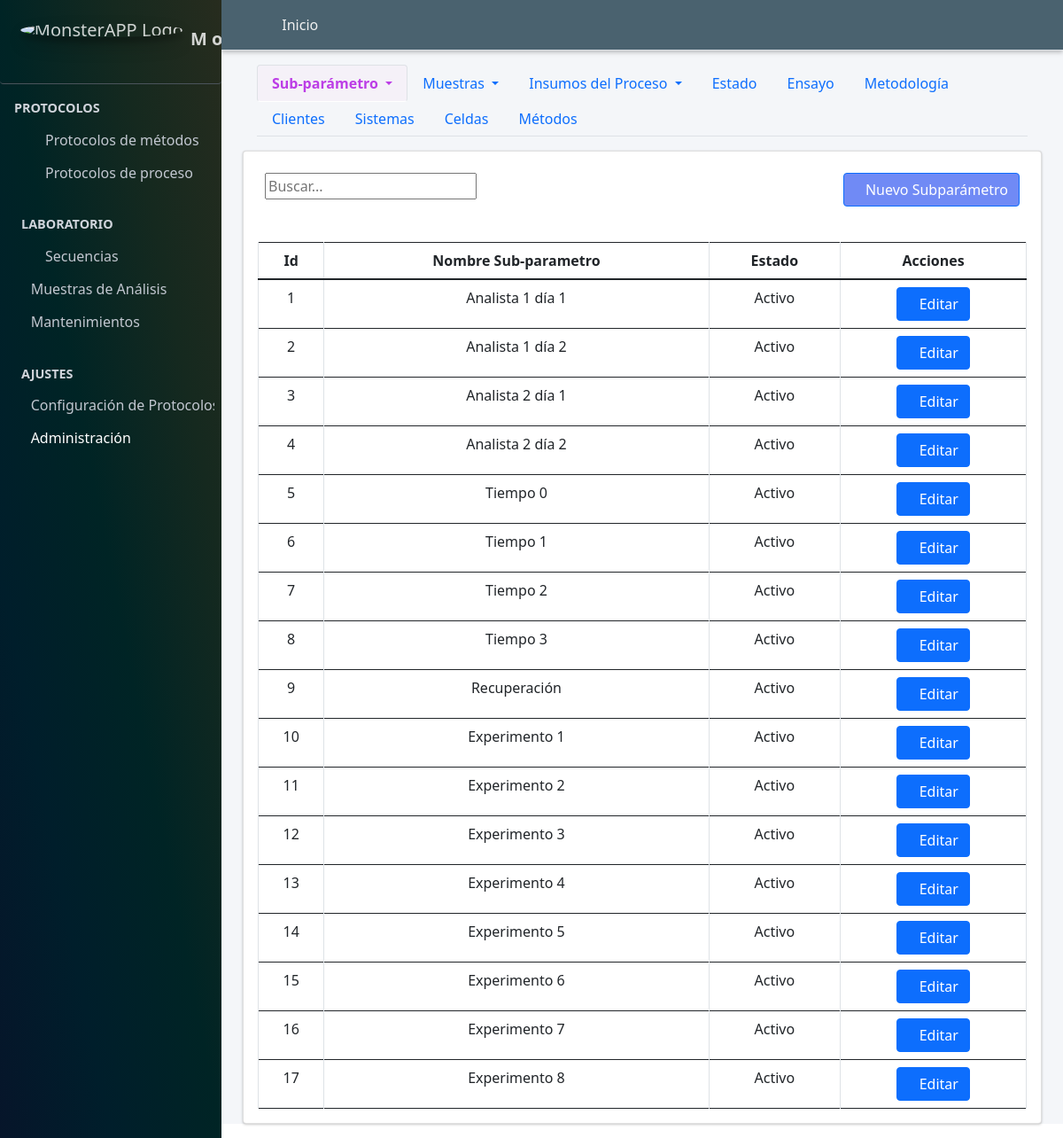
Page /subparametro/ (signed in) on the committed database.
### Aplicaciones/Protocolo_Metodos/models.py (models this page shows, shortened)
class Subparametro(models.Model):
    nombre_subparametro=models.CharField(max_length=90, verbose_name="Subparametro", blank=True, null=False, unique=True)
    class Condicion(models.TextChoices):
        ACTIVO = "Activo", "ACTIVO"
        PASIVO = "Pasivo", "PASIVO"
    condicion=models.CharField(max_length=90, choices=Condicion.choices, default=Condicion.ACTIVO, verbose_name="Condicion")

### Aplicaciones/Protocolo_Metodos/views.py (the view)
# urls.py: path("subparametro/", views.subparametro, name="subparametro"),
@login_required
@group_required('Administrador')
def subparametro(request):
    titulo="Ajustes Protocolo de Métodos/Subparametros"
    subparametro=Subparametro.objects.all()
    if request.method == "POST":
        form = SubparametroForm(request.POST or None)
        if form.is_valid():
            form.save()
            messages.success(request, "Registro creado satisfactoriamente")
            return redirect("subparametro")
        else:
             messages.error(request, "Por favor revisa los datos ingresados")
    else:
        form = SubparametroForm()
    context={
        "titulo":titulo,
        "form":form,
        "subparametro":subparametro
    }
    return render(request, "protocolo_metodos/subparametro.html", context)

### Aplicaciones/Protocolo_Metodos/forms.py
class SubparametroForm(forms.ModelForm):
    class Meta:
        model=Subparametro
        fields = '__all__'
        exclude=["condicion"]
    def __init__(self, *args, **kwargs):
        super().__init__(*args, **kwargs)
        self.fields['nombre_subparametro'].required = True

### Aplicaciones/Protocolo_Metodos/views.py (called while the page is built)
def group_required(group_name):
    return user_passes_test(
        lambda user: user.is_authenticated and (
            user.is_superuser or user.groups.filter(name=group_name).exists()
        )
    )

### MONSTER_APP/templates/protocolo_metodos/subparametro.html (shortened to what this page needs)
{% extends "partial/body.html" %}
{% load crispy_forms_tags %}
{% load crispy_forms_filters %}
{% block contenido %}
{% load django_bootstrap5 %}
{% include "partial/header_configuracion_protocolo_metodos.html" %}
        <div class="container-fluid">
        <div class="card">
          <div class="container-fluid">
            <div class="row">
              <div class="col-md-6">
                <br>
                       <div class="text-right">
            <div class="input-group rounded">
                <input type="search" id="myInput" class="numberinput gj-textbox-md" placeholder="Buscar..." aria-label="Search" aria-describedby="search-addon" />
              </div>
        </div>
                  </div>
                  <div class="col-md-6">
                    <br>
                      <div class="d-grid gap-2 d-md-flex justify-content-md-end">
                        <button class="btn btn-primary" style="background:#486af3c7" data-bs-toggle="modal" data-bs-target="#crear_parametros"><span class="fa fa-plus-circle"></span>Nuevo Subparámetro</button>
                        </div>
              </div>
              </div>
          </div><br>
            <div class="card-body table-responsive">
              <table class="table  table-bordered display" id="example3">
                <thead class="">
                    <tr class="text-center">
                      <th class="text-center">Id</th>
                      <th class="text-center">Nombre Sub-parametro</th>
                      <th class="text-center">Estado</th>
                      <th class="all text-center" >Acciones</th>
                    </tr>
                </thead>
                <tbody id="myTable">
                  {% for item in subparametro %}
                  <tr class="text-center">
                      <td class="text-center">{{item.id}}</td>
                      <td class="text-center">{{item.nombre_subparametro}}</td>
                      <td class="text-center">{{item.condicion}}</td>
                        <td>
                            <a href="{% url 'editar_subparametro' item.pk %}" class="btn btn-primary btn-circle text-center" data-bs-target="#modal_parametros_{{ item.pk }}" data-bs-toggle="modal"><span class="fa fa-edit"></span>Editar</a>
                        </td>
                    </tr>
<div class="modal fade" id="modal_parametros_{{ item.pk }}" tabindex="-1" aria-labelledby="modal_parametros" aria-hidden="true">
  {% endfor%}
</tbody>
</table>
                </div>
</div>
</div>
{% endblock contenido %}

### rows in the picture
Subparametro: id "1", nombre_subparametro "Analista 1 día 1", condicion "Activo"
Subparametro: id "2", nombre_subparametro "Analista 1 día 2", condicion "Activo"
Subparametro: id "3", nombre_subparametro "Analista 2 día 1", condicion "Activo"
Subparametro: id "4", nombre_subparametro "Analista 2 día 2", condicion "Activo"
Subparametro: id "5", nombre_subparametro "Tiempo 0", condicion "Activo"
Subparametro: id "6", nombre_subparametro "Tiempo 1", condicion "Activo"
Subparametro: id "7", nombre_subparametro "Tiempo 2", condicion "Activo"
Subparametro: id "8", nombre_subparametro "Tiempo 3", condicion "Activo"
Subparametro: id "9", nombre_subparametro "Recuperación", condicion "Activo"
Subparametro: id "10", nombre_subparametro "Experimento 1", condicion "Activo"
Subparametro: id "11", nombre_subparametro "Experimento 2", condicion "Activo"
Subparametro: id "12", nombre_subparametro "Experimento 3", condicion "Activo"
Subparametro: id "13", nombre_subparametro "Experimento 4", condicion "Activo"
Subparametro: id "14", nombre_subparametro "Experimento 5", condicion "Activo"
Subparametro: id "15", nombre_subparametro "Experimento 6", condicion "Activo"
Subparametro: id "16", nombre_subparametro "Experimento 7", condicion "Activo"
Subparametro: id "17", nombre_subparametro "Experimento 8", condicion "Activo"
